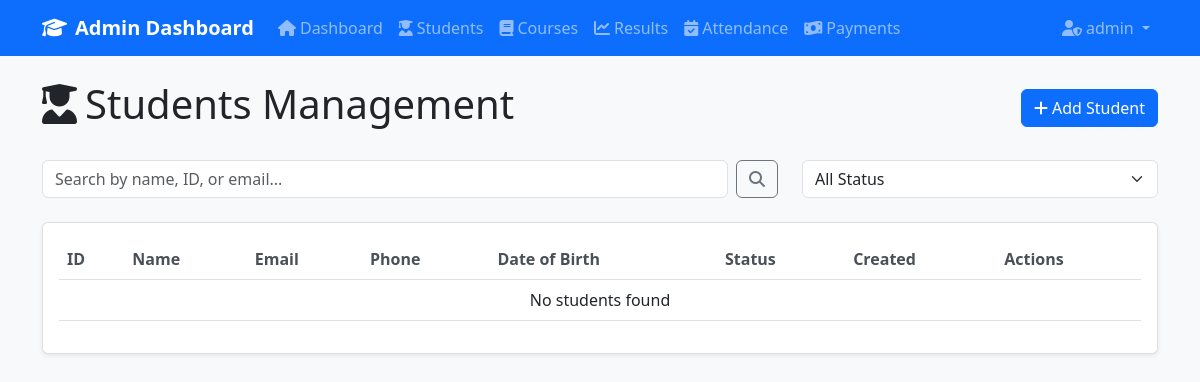
Page /admin/students.php (signed in) on the earlier database version.
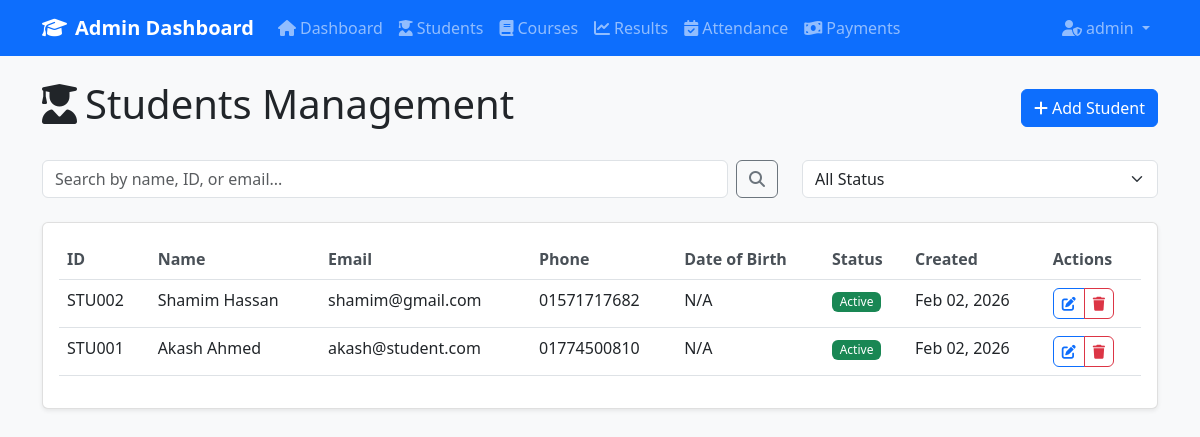
Same page on the later database version.
### tables this page shows
CREATE TABLE `students` (
  `id` int(11) NOT NULL,
  `student_id` varchar(20) NOT NULL,
  `first_name` varchar(50) NOT NULL,
  `last_name` varchar(50) NOT NULL,
  `email` varchar(100) NOT NULL,
  `phone` varchar(20) DEFAULT NULL,
  `address` text DEFAULT NULL,
  `date_of_birth` date DEFAULT NULL,
  `status` enum('active','inactive') NOT NULL DEFAULT 'active',
  `created_at` timestamp NOT NULL DEFAULT current_timestamp(),
  `updated_at` timestamp NOT NULL DEFAULT current_timestamp() ON UPDATE current_timestamp(),
  `parent_id` int(11) DEFAULT NULL,
  `advisor_id` int(11) DEFAULT NULL
);

### includes/auth.php (called while the page is built, shortened)
<?php
function isLoggedIn() {
    return isset($_SESSION['user_id']) && !empty($_SESSION['user_id']);
}
function getUserDetails($conn) {
    if (isLoggedIn()) {
        $user_id = $_SESSION['user_id'];
        $sql = "SELECT a.*, s.student_id, s.first_name, s.last_name, s.email as student_email
                FROM admins a
                LEFT JOIN students s ON a.student_id = s.id
                WHERE a.id = ?";
        $stmt = $conn->prepare($sql);
        $stmt->bind_param("i", $user_id);
        $stmt->execute();
        $result = $stmt->get_result();
        return $result->fetch_assoc();
    }
    return null;
}
?>

### admin/students.php (the view, shortened to what this page needs)
<?php
require_once '../includes/header.php';
$search = isset($_GET['search']) ? trim($_GET['search']) : '';
$sql = "SELECT * FROM students WHERE 1=1";
$sql .= " ORDER BY created_at DESC";
$stmt = $conn->prepare($sql);
$stmt->execute();
$students = $stmt->get_result();
?>
<div class="row">
    <div class="col-12">
        <div class="d-flex justify-content-between align-items-center mb-4">
            <h1><i class="fas fa-user-graduate me-2"></i>Students Management</h1>
            <button class="btn btn-primary" data-bs-toggle="modal" data-bs-target="#addStudentModal">
                <i class="fas fa-plus me-1"></i>Add Student
            </button>
        </div>
    </div>
</div>
<div class="row mb-4">
    <div class="col-md-8">
        <form method="GET" class="d-flex">
            <input type="text" name="search" class="form-control me-2" placeholder="Search by name, ID, or email..."
                   value="<?php echo htmlspecialchars($search); ?>">
            <button class="btn btn-outline-secondary" type="submit">
                <i class="fas fa-search"></i>
            </button>
        </form>
    </div>
    <div class="col-md-4">
        <form method="GET">
            <select name="status" class="form-select" onchange="this.form.submit()">
                <option value="">All Status</option>
            </select>
        </form>
    </div>
</div>
<div class="card">
    <div class="card-body">
        <div class="table-responsive">
            <table class="table table-hover" id="studentsTable">
                <thead>
                    <tr>
                        <th>ID</th>
                        <th>Name</th>
                        <th>Email</th>
                        <th>Phone</th>
                        <th>Date of Birth</th>
                        <th>Status</th>
                        <th>Created</th>
                        <th>Actions</th>
                    </tr>
                </thead>
                <tbody>
                    <?php if ($students->num_rows > 0): ?>
                        <?php while($student = $students->fetch_assoc()): ?>
                        <tr>
                            <td><?php echo htmlspecialchars($student['student_id']); ?></td>
                            <td><?php echo htmlspecialchars($student['first_name'] . ' ' . $student['last_name']); ?></td>
                            <td><?php echo htmlspecialchars($student['email']); ?></td>
                            <td><?php echo htmlspecialchars($student['phone']); ?></td>
                            <td><?php echo $student['date_of_birth'] ? date('M d, Y', strtotime($student['date_of_birth'])) : 'N/A'; ?></td>
                            <td>
                                <span class="badge bg-<?php echo $student['status'] == 'active' ? 'success' : 'secondary'; ?>">
                                    <?php echo ucfirst($student['status']); ?>
                                </span>
                            </td>
                            <td><?php echo date('M d, Y', strtotime($student['created_at'])); ?></td>
                            <td>
                                <div class="btn-group" role="group">
                                    <button class="btn btn-sm btn-outline-primary edit-btn"
                                            data-student='<?php echo json_encode($student); ?>'>
                                        <i class="fas fa-edit"></i>
                                    </button>
                                    <button class="btn btn-sm btn-outline-danger delete-btn"
                                            data-id="<?php echo $student['id']; ?>"
                                            data-name="<?php echo htmlspecialchars($student['first_name'] . ' ' . $student['last_name']); ?>">
                                        <i class="fas fa-trash"></i>
                                    </button>
                                </div>
                            </td>
                        </tr>
                        <?php endwhile; ?>
                    <?php else: ?>
                        <tr>
                            <td colspan="8" class="text-center">No students found</td>
                        </tr>
                    <?php endif; ?>
                </tbody>
            </table>
        </div>
    </div>
</div>
<?php require_once '../includes/footer.php'; ?>

### includes/header.php (shortened to what this page needs)
<?php
require_once 'config.php';
require_once 'auth.php';
$user = getUserDetails($conn);
?>
<!DOCTYPE html>
<html lang="en">
<head>
    <link href="https://cdn.jsdelivr.net/npm/bootstrap@5.3.0/dist/css/bootstrap.min.css" rel="stylesheet">
    <link rel="stylesheet" href="https://cdnjs.cloudflare.com/ajax/libs/font-awesome/6.4.0/css/all.min.css">
    <link rel="stylesheet" href="<?php echo BASE_URL; ?>assets/css/style.css">
</head>
<body>
    <nav class="navbar navbar-expand-lg navbar-dark bg-primary">
        <div class="container">
            <a class="navbar-brand" href="<?php echo BASE_URL; ?>admin/dashboard.php">
                <i class="fas fa-graduation-cap me-2"></i>Admin Dashboard
            </a>
            <div class="collapse navbar-collapse" id="navbarNav">
                <ul class="navbar-nav me-auto">
                    <li class="nav-item">
                        <a class="nav-link" href="<?php echo BASE_URL; ?>admin/dashboard.php">
                            <i class="fas fa-home me-1"></i>Dashboard
                        </a>
                    </li>
                    <li class="nav-item">
                        <a class="nav-link" href="<?php echo BASE_URL; ?>admin/students.php">
                            <i class="fas fa-user-graduate me-1"></i>Students
                        </a>
                    </li>
                    <li class="nav-item">
                        <a class="nav-link" href="<?php echo BASE_URL; ?>admin/courses.php">
                            <i class="fas fa-book me-1"></i>Courses
                        </a>
                    </li>
                    <li class="nav-item">
                        <a class="nav-link" href="<?php echo BASE_URL; ?>admin/results.php">
                            <i class="fas fa-chart-line me-1"></i>Results
                        </a>
                    </li>
                    <li class="nav-item">
                        <a class="nav-link" href="<?php echo BASE_URL; ?>admin/attendance.php">
                            <i class="fas fa-calendar-check me-1"></i>Attendance
                        </a>
                    </li>
                    <li class="nav-item">
                        <a class="nav-link" href="<?php echo BASE_URL; ?>admin/payments.php">
                            <i class="fas fa-money-bill-wave me-1"></i>Payments
                        </a>
                    </li>
                </ul>
                <ul class="navbar-nav">
                    <li class="nav-item dropdown">
                        <a class="nav-link dropdown-toggle" href="#" role="button" data-bs-toggle="dropdown">
                            <i class="fas fa-user-shield me-1"></i><?php echo $user['username']; ?>
                        </a>
                    </li>
                </ul>
            </div>
        </div>
    </nav>
    <div class="container mt-4">

### includes/footer.php (shortened to what this page needs)
    </div>
</body>
</html>

### assets/css/style.css (style rules this page uses)
body { background-color: #f8f9fa; }
.card { box-shadow: 0 0.125rem 0.25rem rgba(0, 0, 0, 0.075); border: 1px solid rgba(0, 0, 0, 0.125); margin-bottom: 1.5rem; }
.navbar-brand { font-weight: 600; font-size: 1.25rem; }
.nav-link { font-weight: 500; }
.table th { font-weight: 600; color: #495057; border-top: none; }
.btn { font-weight: 500; }
.btn-group .btn { border-radius: 0.375rem; }
.badge { font-weight: 500; }

Differences in the rows shown:
added students: student "STU002", first_name+last_name "Shamim Hassan", email "shamim@gmail.com", phone "01571717682", shows "N/A", status "Active", created_at "Feb 02, 2026"
added students: student "STU001", first_name+last_name "Akash Ahmed", email "akash@student.com", phone "01774500810", shows "N/A", status "Active", created_at "Feb 02, 2026"
Other differences:
text no longer shown: "No students found"
